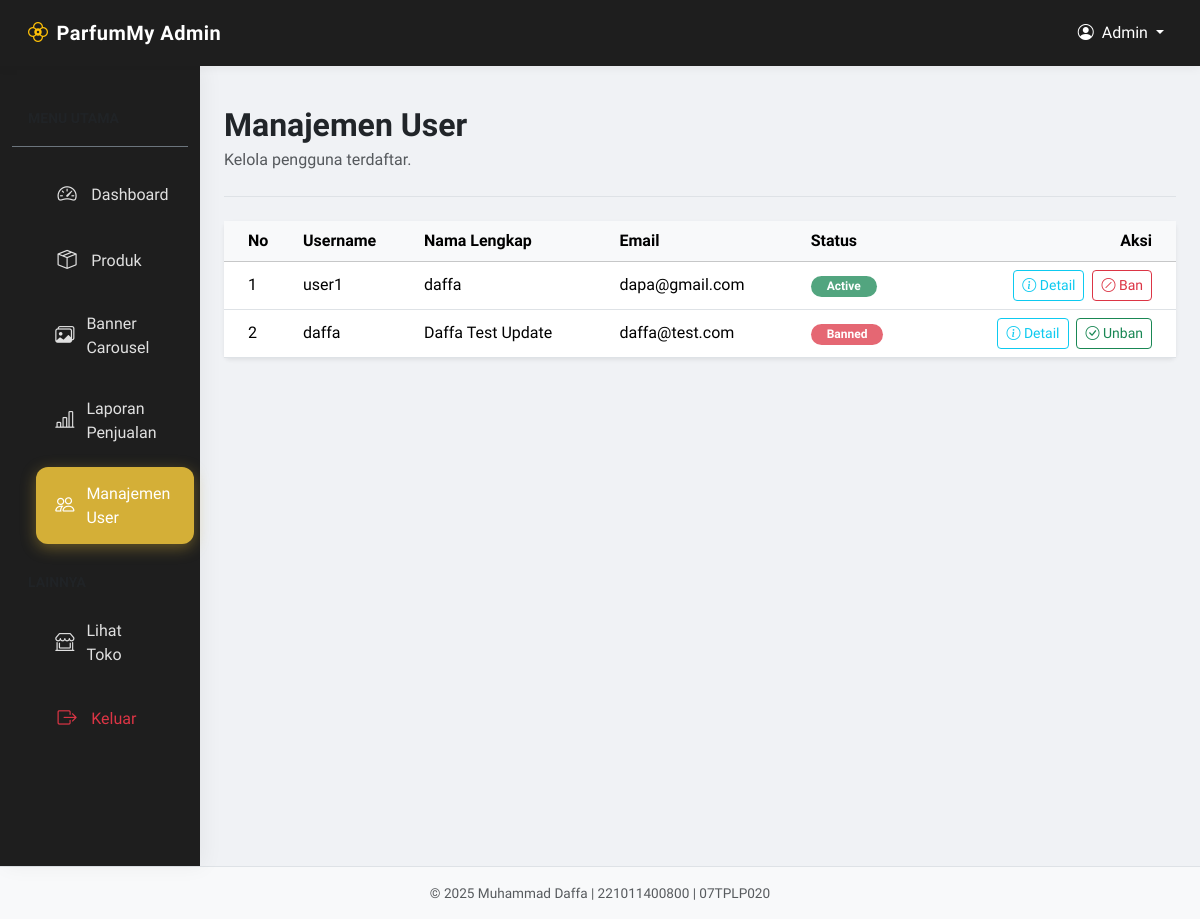
Page /admin/users.php (signed in) on the committed database.
### tables this page shows
CREATE TABLE `user` (
  `id` int(11) NOT NULL,
  `username` varchar(50) NOT NULL,
  `full_name` varchar(100) DEFAULT NULL,
  `email` varchar(100) DEFAULT NULL,
  `phone` varchar(20) DEFAULT NULL,
  `address` text DEFAULT NULL,
  `password` varchar(255) NOT NULL,
  `role` enum('admin','user') NOT NULL,
  `is_active` tinyint(1) DEFAULT 1
);

### models/DB.php (called while the page is built)
<?php
class DB {
    private $host = 'localhost';
    private $user = 'root';
    private $pass = '';
    private $dbname = 'toko_parfum';
    private $pdo;
    public function __construct() {
        $dsn = "mysql:host={$this->host};dbname={$this->dbname}";
        try {
            $this->pdo = new PDO($dsn, $this->user, $this->pass);
            $this->pdo->setAttribute(PDO::ATTR_ERRMODE, PDO::ERRMODE_EXCEPTION);
            $this->pdo->exec("SET SESSION innodb_lock_wait_timeout = 5");
        } catch (PDOException $e) {
            die("Koneksi Database Gagal: " . $e->getMessage());
        }
    }
    public function getConnection() {
        return $this->pdo;
    }
}
?>

### models/UserManager.php (called while the page is built, shortened)
<?php
require_once __DIR__ . '/DB.php';
class UserManager {
    private $conn;
    public function __construct() {
        $db = new DB();
        $this->conn = $db->getConnection();
    }
    public function getAllUsers() {
        $sql = "SELECT * FROM user WHERE role != 'admin' ORDER BY id DESC";
        $stmt = $this->conn->prepare($sql);
        $stmt->execute();
        return $stmt->fetchAll(PDO::FETCH_ASSOC);
    }
}
?>

### admin/users.php (the view, shortened to what this page needs)
<?php
require_once '../models/UserManager.php';
$userManager = new UserManager();
$usersPerPage = 15;
$currentPage = isset($_GET['page']) ? max(1, intval($_GET['page'])) : 1;
$allUsers = $userManager->getAllUsers();
$offset = ($currentPage - 1) * $usersPerPage;
$users = array_slice($allUsers, $offset, $usersPerPage);
$pageTitle = "Manajemen User";
?>
<!DOCTYPE html>
<html lang="en">
<head>
    <link href="https://cdn.jsdelivr.net/npm/bootstrap@5.3.3/dist/css/bootstrap.min.css" rel="stylesheet">
    <link href="https://cdn.jsdelivr.net/npm/bootstrap-icons@1.11.3/font/bootstrap-icons.css" rel="stylesheet">
    <link rel="stylesheet" href="admin.css">
</head>
<body>
<nav class="navbar navbar-expand-lg navbar-dark bg-dark sticky-top">
    <div class="container-fluid">
        <a class="navbar-brand d-flex align-items-center" href="dashboard.php">
            <i class="bi bi-flower2 me-2 text-warning"></i>
            <span class="fw-bold">ParfumMy Admin</span>
        </a>
        <div class="collapse navbar-collapse" id="navbarContent">
            <ul class="navbar-nav ms-auto mb-2 mb-lg-0">
                <li class="nav-item dropdown">
                    <a class="nav-link dropdown-toggle text-white" href="#" id="navbarDropdown" role="button" data-bs-toggle="dropdown" aria-expanded="false">
                        <i class="bi bi-person-circle me-1"></i> Admin
                    </a>
                </li>
            </ul>
        </div>
    </div>
</nav>
<div class="container-fluid">
    <div class="row">
        <?php include 'includes/sidebar.php'; ?>
        <main class="col-md-9 ms-sm-auto col-lg-10 px-md-4 py-4">
            <div class="d-flex justify-content-between flex-wrap flex-md-nowrap align-items-center pt-3 pb-2 mb-4 border-bottom">
                <div>
                    <h1 class="h2 fw-bold text-dark mb-1"><?php echo $pageTitle; ?></h1>
                    <p class="text-muted">Kelola pengguna terdaftar.</p>
                </div>
            </div>
            <div class="card border-0 shadow-sm">
                <div class="card-body p-0">
                    <div class="table-responsive">
                        <table class="table table-hover align-middle mb-0">
                            <thead class="table-light">
                                <tr>
                                    <th class="ps-4">No</th>
                                    <th>Username</th>
                                    <th>Nama Lengkap</th>
                                    <th>Email</th>
                                    <th>Status</th>
                                    <th class="text-end pe-4">Aksi</th>
                                </tr>
                            </thead>
                            <tbody>
                                <?php if (empty($users)): ?>
                                    <tr>
                                        <td colspan="6" class="text-center text-muted py-5">
                                            <i class="bi bi-people display-4 d-block mb-3 opacity-50"></i>
                                            Belum ada user terdaftar.
                                        </td>
                                    </tr>
                                <?php else: ?>
                                    <?php
                                    $rowNumber = $offset + 1;
                                    foreach ($users as $user):
                                    ?>
                                        <tr>
                                            <td class="ps-4"><?php echo $rowNumber++; ?></td>
                                            <td class="fw-medium"><?php echo htmlspecialchars($user['username']); ?></td>
                                            <td><?php echo htmlspecialchars($user['full_name'] ?? '-'); ?></td>
                                            <td><?php echo htmlspecialchars($user['email'] ?? '-'); ?></td>
                                            <td>
                                                <?php if (isset($user['is_active']) && $user['is_active'] == 0): ?>
                                                    <span class="badge bg-danger bg-opacity-75 rounded-pill px-3">Banned</span>
                                                <?php else: ?>
                                                    <span class="badge bg-success bg-opacity-75 rounded-pill px-3">Active</span>
                                                <?php endif; ?>
                                            </td>
                                            <td class="text-end pe-4">
                                                <button class="btn btn-sm btn-outline-info me-1" data-bs-toggle="modal" data-bs-target="#userDetailsModal" data-user-id="<?php echo $user['id']; ?>">
                                                    <i class="bi bi-info-circle"></i> Detail
                                                </button>
                                                <?php if (isset($user['is_active']) && $user['is_active'] == 0): ?>
                                                    <button type="button" class="btn btn-sm btn-outline-success" data-bs-toggle="modal" data-bs-target="#unbanModal" data-user-id="<?php echo $user['id']; ?>" data-username="<?php echo htmlspecialchars($user['username']); ?>">
                                                        <i class="bi bi-check-circle"></i> Unban
                                                    </button>
                                                <?php else: ?>
                                                    <button type="button" class="btn btn-sm btn-outline-danger" data-bs-toggle="modal" data-bs-target="#banModal" data-user-id="<?php echo $user['id']; ?>" data-username="<?php echo htmlspecialchars($user['username']); ?>">
                                                        <i class="bi bi-slash-circle"></i> Ban
                                                    </button>
                                                <?php endif; ?>
                                            </td>
                                        </tr>
                                    <?php endforeach; ?>
                                <?php endif; ?>
                            </tbody>
                        </table>
                    </div>
                </div>
            </div>
        </main>
    </div>
</div>
<?php include 'includes/footer.php'; ?>
</body>
</html>

### admin/admin.css (style rules this page uses)
:root { --admin-primary: #d4af37; --admin-primary-hover: #c5a028; --admin-dark: #121212; --admin-light: #f8f9fa; --admin-sidebar-bg: #1e1e1e; --admin-sidebar-text: #e0e0e0; --admin-sidebar-hover: rgba(212, 175, 55, 0.1); --admin-card-bg: #ffffff; --admin-card-shadow: 0 10px 30px rgba(0, 0, 0, 0.05); --admin-border-radius: 16px; --admin-font-family: 'Plus Jakarta Sans', 'Inter', sans-serif; }
body { background-color: #f0f2f5; font-family: var(--admin-font-family); color: #333; }
.navbar-dark.bg-dark { background-color: var(--admin-sidebar-bg) !important; box-shadow: 0 2px 10px rgba(0, 0, 0, 0.05); padding: 0.8rem 1rem; }
.navbar-brand { font-family: var(--admin-font-family); letter-spacing: 0.5px; }

### rows in the picture
user: username "user1", full_name "daffa", email "dapa@gmail.com", is_active "Active"
user: username "daffa", full_name "Daffa Test Update", email "daffa@test.com", is_active "Banned"

### other values in the picture
$pageTitle "Manajemen User"
